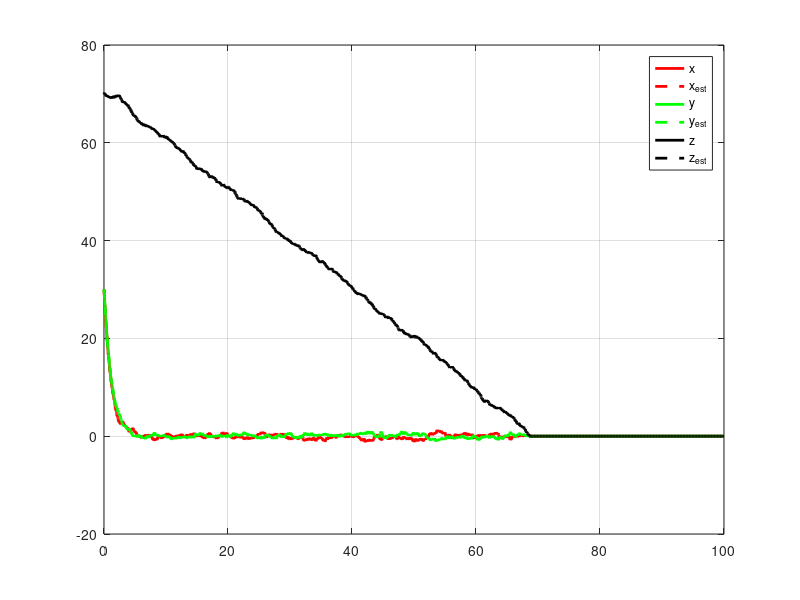
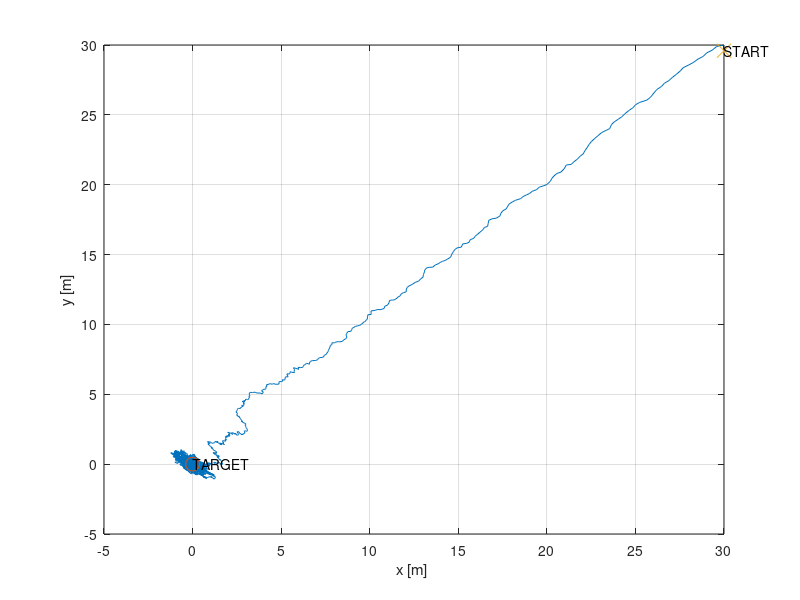
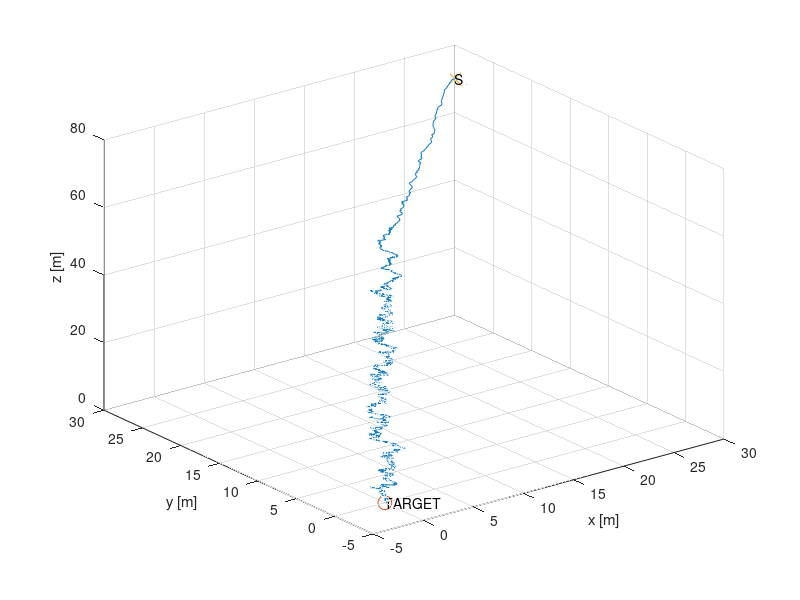
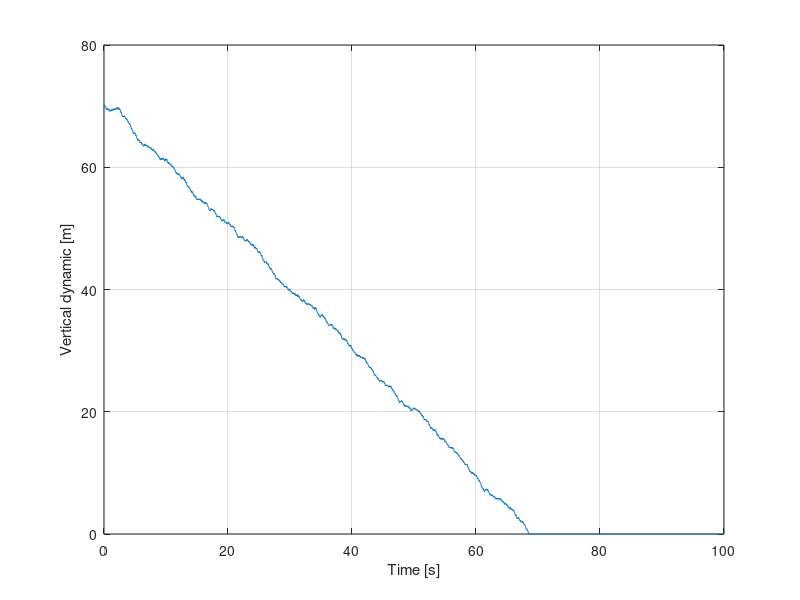

MATLAB code for these plots, in order:
clear all;
close all;
clc;

%% Initialization
set(0,'DefaultFigureWindowStyle','docked');
rng(3)

linewidth = 2;
marker_size = 10;

dt = 0.01; % [s]
sim_t = 100; % [s]
I = 1; % inertia
T = sim_t/dt; % number of iterations
t_vect = dt:dt:sim_t;
V_z = 1; % [m/s]

x = ones(3,T); % chute position
u = zeros(3,T); % input matrix
u(3,:) = V_z;
x(:, 1) = [30 30 70]; % initial state
x_est = zeros(3,T);
x_est(:,1) = x(:,1);
P_est = zeros(3,3);
target = [0,0,0]';

% State covariance matrix
R_GPS = rand(3,3)-0.5;
R_GPS = R_GPS*R_GPS'; % bisogna cambiare l'incertezza di theta perche rad

% Input covariance matrix
Q = 0.1*(rand(3,3)-0.5);
Q = Q*Q';
nu = zeros(3, 1);

A = eye(3,3);
B = [dt 0 0;
     0 dt 0;
     0 0 -dt];
G = eye(3,3); % state 

%% LQR

S = [1 0 0;
      0 1 0;
      0 0 1];
R = 1.5*eye(3,3);
P = cell(1,T);
Sf = [1 0 0;
      0 1 0;
      0 0 1];
P{T} = Sf;

% LQR algorithm
for i=T:-1:2
    P{i-1} = S+A'*P{i}*A-A'*P{i}*B*inv(R+B'*P{i}*B)*B'*P{i}*A;
end

%% Kalman Filter

for t=1:T-1
    nu(:) = mvnrnd([0;0;0], Q)';  % noise on the input and on the model 

    % Optimal input
    K = inv(R+B'*P{t+1}*B)*B'*P{t+1}*A;
    u(1:2,t) = -K(1:2,1:2)*(x_est(1:2,t)-target(1:2));

    % State Update
    x(:, t+1) = A*x(:,t)+B*u(:,t)+nu;
    
    % Predictions
    x_est(:, t+1) = A*x_est(:,t)+B*u(:,t);
    P_est = A*P_est*A' + G*Q*G';
    % Measurements update
    z_GPS = x(:,t+1) + mvnrnd([0;0;0], R_GPS)';
    Innovation = z_GPS - x_est(:,t+1);
    H_GPS = eye(3,3);
    % Updated Kalman estimates
    S_Inno = H_GPS*P_est*H_GPS' + R_GPS; % covariance of inno
    W = P_est*H_GPS'*inv(S_Inno); % kalman filter gain
    x_est(:,t+1) = x_est(:,t+1) + W*Innovation; % updated state estimate
    P_est = (eye(3) - W*H_GPS)*P_est; % updated cov matrix
    
    if x(3,t) < 0
       x(:,t:T) = zeros(3,T-t+1);
        break
    end
end

%% Plot

figure(1)
plot(t_vect, x(1,:), 'r', 'LineWidth', linewidth)
hold on
plot(t_vect, x_est(1,:), 'r--', 'LineWidth', linewidth)
plot(t_vect, x(2,:), 'g', 'LineWidth', linewidth)
plot(t_vect, x_est(2,:), 'g--', 'LineWidth', linewidth)
plot(t_vect, x(3,:), 'k', 'LineWidth', linewidth)
plot(t_vect, x_est(3,:), 'k--', 'LineWidth', linewidth)
grid on
legend('x', 'x_{est}', 'y', 'y_{est}', 'z', 'z_{est}', 'Location','best')

figure(2) 
plot(x(1,:), x(2, :)) 
hold on 
plot(target(1), target(2), 'o', 'MarkerSize', marker_size); 
text(target(1), target(2), 'TARGET') 
plot(x(1, 1), x(1,2), 'x', 'MarkerSize', marker_size); 
text(x(1, 1), x(1,2), 'START') 
xlabel('x [m] ') 
ylabel('y [m]') 
grid on 
 
figure(3) 
plot3(x(1,:), x(2, :), x(3, :)) 
hold on 
plot3(target(1), target(2), target(3), 'o', 'MarkerSize', marker_size); 
text(target(1), target(2), target(3), 'TARGET') 
plot3(x(1, 1), x(2,1), x(3, 1), 'x', 'MarkerSize', marker_size); 
text(x(1, 1), x(2,1), x(3, 1), 'START') 
xlabel('x [m] ') 
ylabel('y [m]') 
zlabel('z [m]') 
grid on 
 
figure(4) 
plot(t_vect, x(3, :)) 
xlabel('Time [s]') 
ylabel('Vertical dynamic [m]') 
grid on

figure(5)
plot(t_vect, u(1,:), 'r', 'LineWidth', linewidth)
hold on
plot(t_vect, u(2,:), 'g', 'LineWidth', linewidth)
plot(t_vect, u(3,:), 'k', 'LineWidth', linewidth)
grid on
legend('V_{x}', 'V_{y}', 'V_{z}', 'Location','best')